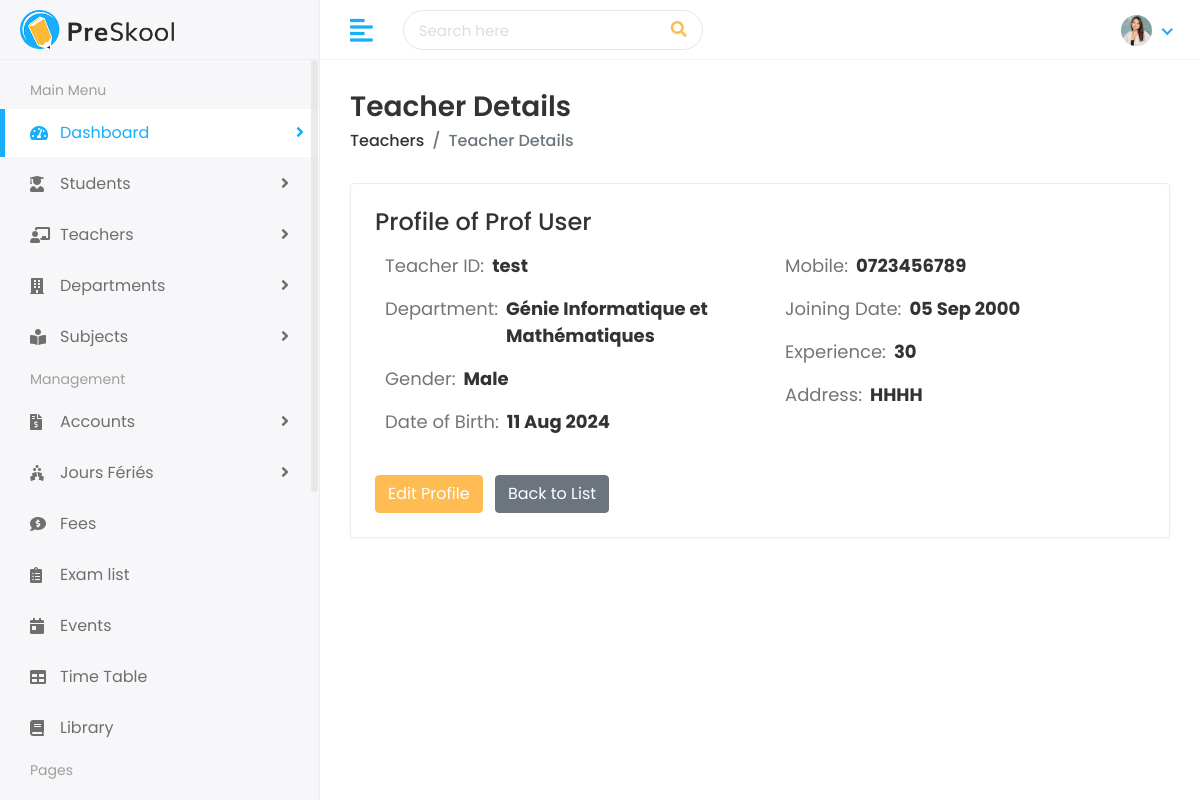
The page /teacher/view/4/ (signed in) on the database its author committed.
### teacher/models.py (models this page shows, shortened)
class Teacher(models.Model):
    teacher_id = models.CharField(max_length=50, unique=True)
    first_name = models.CharField(max_length=100)
    last_name = models.CharField(max_length=100)
    gender = models.CharField(max_length=20)
    date_of_birth = models.DateField()
    mobile_number = models.CharField(max_length=20)
    joining_date = models.DateField()
    experience = models.CharField(max_length=50)
    address = models.TextField()
    department = models.ForeignKey(Department, on_delete=models.CASCADE)

### department/models.py (models this page shows, shortened)
class Department(models.Model):
    department_id = models.CharField(max_length=50, unique=True)
    department_name = models.CharField(max_length=100)
    head_of_department = models.CharField(max_length=100)
    start_date = models.DateField()
    no_of_students = models.IntegerField(default=0)

### teacher/views.py (the view)
# urls.py: path('view/<int:id>/', views.view_teacher, name='view_teacher'),
@admin_required
def view_teacher(request, id):
    teacher = Teacher.objects.get(id=id)
    return render(request, 'teacher/teacher-details.html', {'teacher': teacher})

### templates/teacher/teacher-details.html
{% extends 'Home/base.html' %}
{% load static %}
{% block body %}
<div class="page-wrapper">
    <div class="content container-fluid">
        <div class="page-header">
            <div class="row">
                <div class="col-sm-12">
                    <h3 class="page-title">Teacher Details</h3>
                    <ul class="breadcrumb">
                        <li class="breadcrumb-item"><a href="{% url 'teacher_list' %}">Teachers</a></li>
                        <li class="breadcrumb-item active">Teacher Details</li>
                    </ul>
                </div>
            </div>
        </div>
        <div class="card">
            <div class="card-body">
                <div class="row">
                    <div class="col-md-12">
                        <div class="about-info">
                            <h4>Profile of {{ teacher.first_name }} {{ teacher.last_name }}</h4>
                            <div class="media mt-3">
                                <div class="media-body">
                                    <div class="row">
                                        <div class="col-md-6">
                                            <ul class="list-unstyled">
                                                <li class="mb-3">
                                                    <span class="text-muted">Teacher ID: </span>
                                                    <span class="font-weight-bold ml-2">{{ teacher.teacher_id }}</span>
                                                </li>
                                                <li class="mb-3">
                                                    <span class="text-muted">Department: </span>
                                                    <span class="font-weight-bold ml-2">{{ teacher.department.department_name }}</span>
                                                </li>
                                                <li class="mb-3">
                                                    <span class="text-muted">Gender: </span>
                                                    <span class="font-weight-bold ml-2">{{ teacher.gender }}</span>
                                                </li>
                                                <li class="mb-3">
                                                    <span class="text-muted">Date of Birth: </span>
                                                    <span class="font-weight-bold ml-2">{{ teacher.date_of_birth|date:"d M Y" }}</span>
                                                </li>
                                            </ul>
                                        </div>
                                        <div class="col-md-6">
                                            <ul class="list-unstyled">
                                                <li class="mb-3">
                                                    <span class="text-muted">Mobile: </span>
                                                    <span class="font-weight-bold ml-2">{{ teacher.mobile_number }}</span>
                                                </li>
                                                <li class="mb-3">
                                                    <span class="text-muted">Joining Date: </span>
                                                    <span class="font-weight-bold ml-2">{{ teacher.joining_date|date:"d M Y" }}</span>
                                                </li>
                                                <li class="mb-3">
                                                    <span class="text-muted">Experience: </span>
                                                    <span class="font-weight-bold ml-2">{{ teacher.experience }}</span>
                                                </li>
                                                <li class="mb-3">
                                                    <span class="text-muted">Address: </span>
                                                    <span class="font-weight-bold ml-2">{{ teacher.address }}</span>
                                                </li>
                                            </ul>
                                        </div>
                                    </div>
                                    <div class="row mt-4">
                                        <div class="col-12">
                                            <a href="{% url 'edit_teacher' teacher.id %}" class="btn btn-primary">Edit Profile</a>
                                            <a href="{% url 'teacher_list' %}" class="btn btn-secondary ml-2">Back to List</a>
                                        </div>
                                    </div>
                                </div>
                            </div>
                        </div>
                    </div>
                </div>
            </div>
        </div>
    </div>
</div>
{% endblock %}

### static/assets/css/style.css (style rules this page uses)
html { height: 100%; }
body { background-color: #fff; color: #333; font-family: 'Poppins', sans-serif; font-size: 1rem; height: 100%; line-height: 1.5; overflow-x: hidden; }
h1, h2, h3, h4, h5, h6 { font-family: 'Poppins', sans-serif; margin-top: 0; }
ul, ol { padding: 0px; list-style: none; }
.text-muted { color: #757575 !important; }
.btn-primary { background-color: #FFBC53; border: 1px solid #FFBC53; }
.card { border: 1px solid #ececf5; box-shadow: 0 1px 3px 0 rgba(0, 0, 0, 0.03); margin-bottom: 1.875rem; }
.card-body { padding: 1.5rem; }
.page-wrapper { margin-left: 320px; padding-top: 60px; position: relative; transition: all 0.4s ease; }
.page-wrapper > .content { padding: 1.875rem 1.875rem 0; }
.page-header { margin-bottom: 1.875rem; }
.page-header .breadcrumb { background-color: transparent; color: #6c757d; font-size: 1rem; font-weight: 500; margin-bottom: 0; padding: 0; }
.page-header .breadcrumb a { color: #333; }
.page-title { font-size: 28px; font-weight: 600; color: #333; margin-bottom: 5px; }
.about-info ul li { font-size: 18px; margin: 0px 0px 15px 10px; display: flex; }

### rows shown on the page
Teacher: first_name "Prof", last_name "User", teacher_id "test", department.department_name "Génie Informatique et Mathématiques", gender "Male", date_of_birth "11 Aug 2024", mobile_number "0723456789", joining_date "05 Sep 2000", experience "30", address "HHHH"
